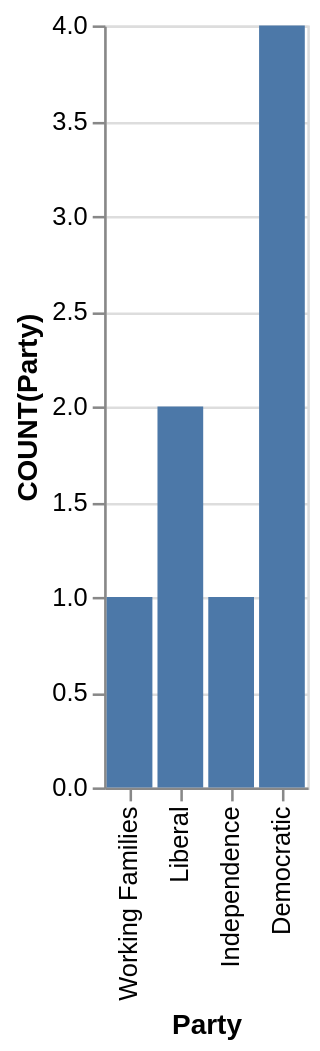

Vega-Lite specification for this chart:
### Vega-Lite specification from a JSON file in a GitHub repository (floating-point values rounded to 4 significant figures)
{"data": {"values": [{"x_data": "Democratic", "y_data": 4}, {"x_data": "Independence", "y_data": 1}, {"x_data": "Liberal", "y_data": 2}, {"x_data": "Working Families", "y_data": 1}]}, "mark": "bar", "encoding": {"x": {"field": "x_data", "type": "nominal", "title": "Party", "sort": "descending"}, "y": {"field": "y_data", "type": "quantitative", "title": "COUNT(Party)"}}}
